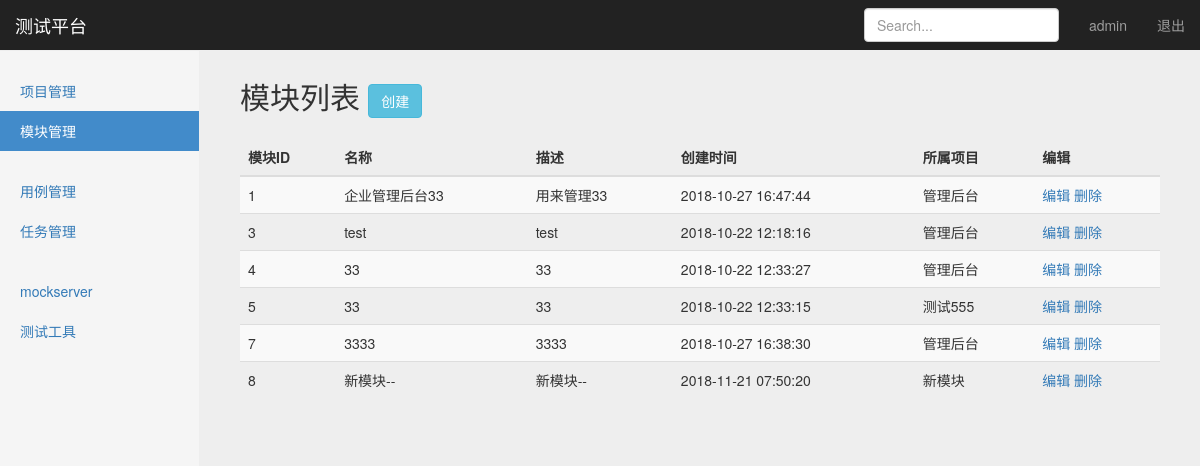
The page /manage/module_manage/ (signed in) on the database its author committed.
### projects_app/models.py (models this page shows, shortened)
class Module(models.Model):
    project = models.ForeignKey(Project, on_delete=models.CASCADE) # on_delete参数表示项目删除后，模块也跟随删除
    name = models.CharField("名称", max_length=100, blank=False, default="")
    description = models.TextField("描述", default="")
    create_time = models.DateTimeField("创建时间", auto_now=True)

class Project(models.Model):
    name = models.CharField("名称", max_length=100, blank=False, default="")
    description = models.TextField("描述", default="")
    status = models.BooleanField("状态", default=True)
    create_time = models.DateTimeField("创建时间", auto_now=True)
    def __str__(self):
        return self.name

### projects_app/views/Module_views.py (the view)
# urls.py: path('module_manage/', Module_views.module_manage),
@login_required
def module_manage(request):
    All_Modules = Module.objects.all()
    return render(request, 'module_manage.html',
                  {
                      "modules": All_Modules,  # 传project
                      "type": "list",
                  })

### templates/module_manage.html (shortened to what this page needs)
{% extends "base.html" %}
{% block content %}
    <nav class="navbar navbar-inverse navbar-fixed-top">
      <div class="container-fluid">
        <div class="navbar-header">
          <a class="navbar-brand" href="#">测试平台</a>
        </div>
        <div id="navbar" class="navbar-collapse collapse">
          <ul class="nav navbar-nav navbar-right">
            <li><a href="#">{{user}}</a></li>
            <li><a href="/logout/">退出</a></li>
          </ul>
          <form class="navbar-form navbar-right">
            <input type="text" class="form-control" placeholder="Search...">
          </form>
        </div>
      </div>
    </nav>
    <div class="container-fluid">
        <div class="row">
            <div class="col-sm-3 col-md-2 sidebar">
                <ul class="nav nav-sidebar">
                    <li ><a href="/manage/project_manage/">项目管理</a></li>
                    <li class="active"><a href="/manage/module_manage/">模块管理</a></li>
                </ul>
                <ul class="nav nav-sidebar">
                    <li><a href="/interface/case_manage">用例管理</a></li>
                    <li><a href="/interface/task_manage/">任务管理</a></li>
                </ul>
                <ul class="nav nav-sidebar">
                    <li><a href="">mockserver</a></li>
                    <li><a href="">测试工具</a></li>
                </ul>
            </div>
          {% if type == 'list' %}
          <div class="col-sm-9 col-sm-offset-3 col-md-10 col-md-offset-2 main">
          <h2 class="sub-header">模块列表
          <button type="button" class="btn btn-info"
                    style=body {
                      padding: 50px
                      }
                    onclick="window.location.href='/manage/module_add/'" id="CreateM">创建</button>
          </h2>
          <div class="table-responsive">
            <table class="table table-striped">
              <thead>
                <tr>
                  <th>模块ID</th>
                  <th>名称</th>
                  <th>描述</th>
                  <th>创建时间</th>
                  <th>所属项目</th>
                  <th>编辑</th>
                </tr>
              </thead>
              <tbody>
                {% for module in modules %}
                <tr>
                  <td>{{module.id}}</td>
                  <td>{{module.name}}</td>
                  <td>{{module.description}}</td>
                  <td>{{ module.create_time | date:"Y-m-d H:i:s" }}</td>
                  <td>{{module.project}}</td>
                  <td>
                    <a href="/manage/module_edit/{{module.id}}/">编辑</a>
                    <a href="/manage/module_delete/{{module.id}}/">删除</a>
                  </td>
                </tr>
              {% endfor %}
              </tbody>
            </table>
          </div>
        </div>
          {% endif %}
      </div>
    </div>
{% endblock %}

### static/css/dashboard.css (style rules this page uses)
body { padding-top: 50px; }
.sub-header { padding-bottom: 10px; border-bottom: 1px solid #eee; }
.navbar-fixed-top { border: 0; }
.sidebar { display: none; }
@media (min-width: 768px) { .sidebar { position: fixed; top: 51px; bottom: 0; left: 0; z-index: 1000; display: block; padding: 20px; overflow-x: hidden; overflow-y: auto; background-color: #f5f5f5; border-right: 1px solid #eee; } }
.nav-sidebar { margin-right: -21px; margin-bottom: 20px; margin-left: -20px; }
.nav-sidebar > li > a { padding-right: 20px; padding-left: 20px; }
.nav-sidebar > .active > a, .nav-sidebar > .active > a:hover, .nav-sidebar > .active > a:focus { color: #fff; background-color: #428bca; }
.main { padding: 20px; }
@media (min-width: 768px) { .main { padding-right: 40px; padding-left: 40px; } }

### static/css/signin.css (style rules this page uses)
body { padding-top: 40px; padding-bottom: 40px; background-color: #eee; }

### rows shown on the page
Module: id "1", name "企业管理后台33", description "用来管理33", create_time "2018-10-27 16:47:44", project "管理后台"
Module: id "3", name "test", description "test", create_time "2018-10-22 12:18:16", project "管理后台"
Module: id "4", name "33", description "33", create_time "2018-10-22 12:33:27", project "管理后台"
Module: id "5", name "33", description "33", create_time "2018-10-22 12:33:15", project "测试555"
Module: id "7", name "3333", description "3333", create_time "2018-10-27 16:38:30", project "管理后台"
Module: id "8", name "新模块--", description "新模块--", create_time "2018-11-21 07:50:20", project "新模块"

### other values the page prints
{{ user }} "admin"
